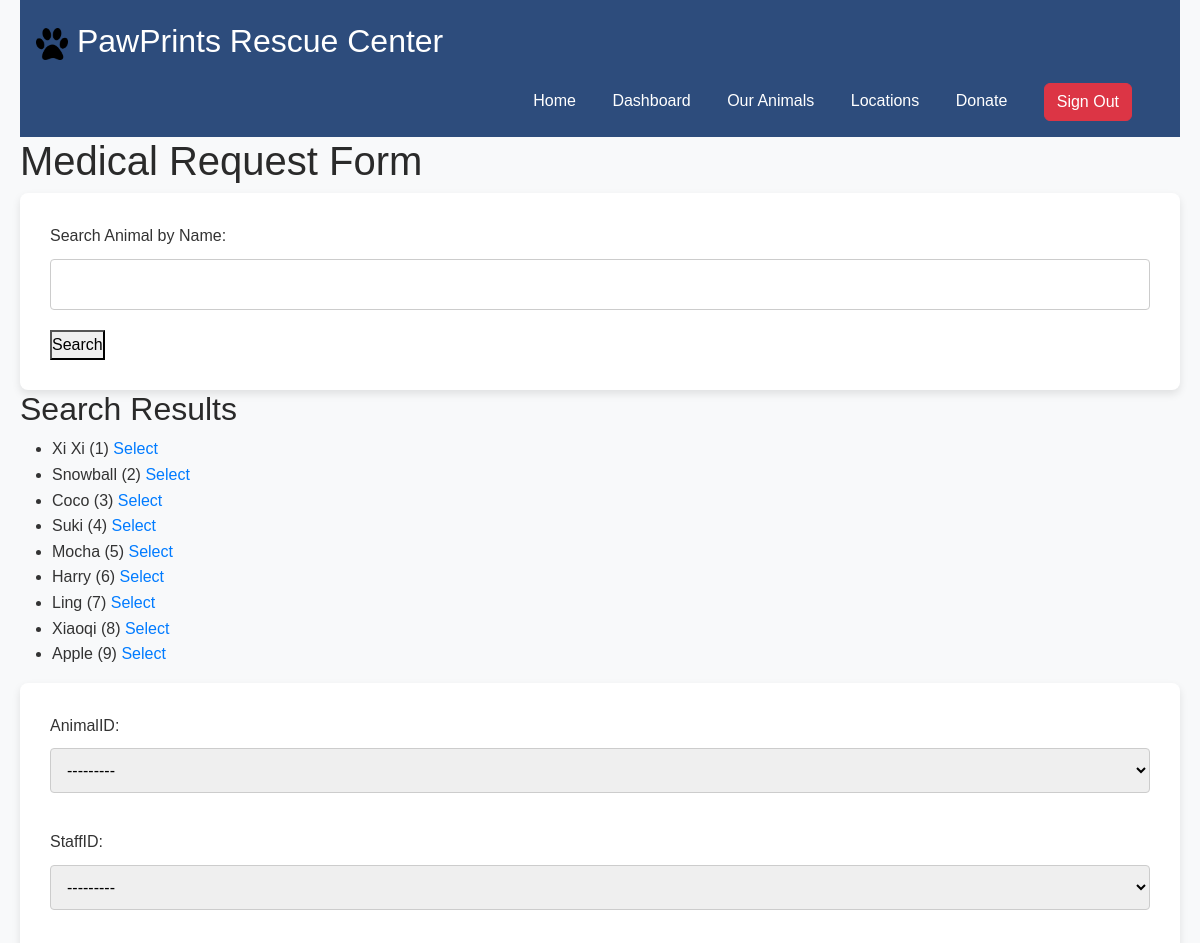
The page /medical-request/ (signed in, upper part) on the database as committed earlier.
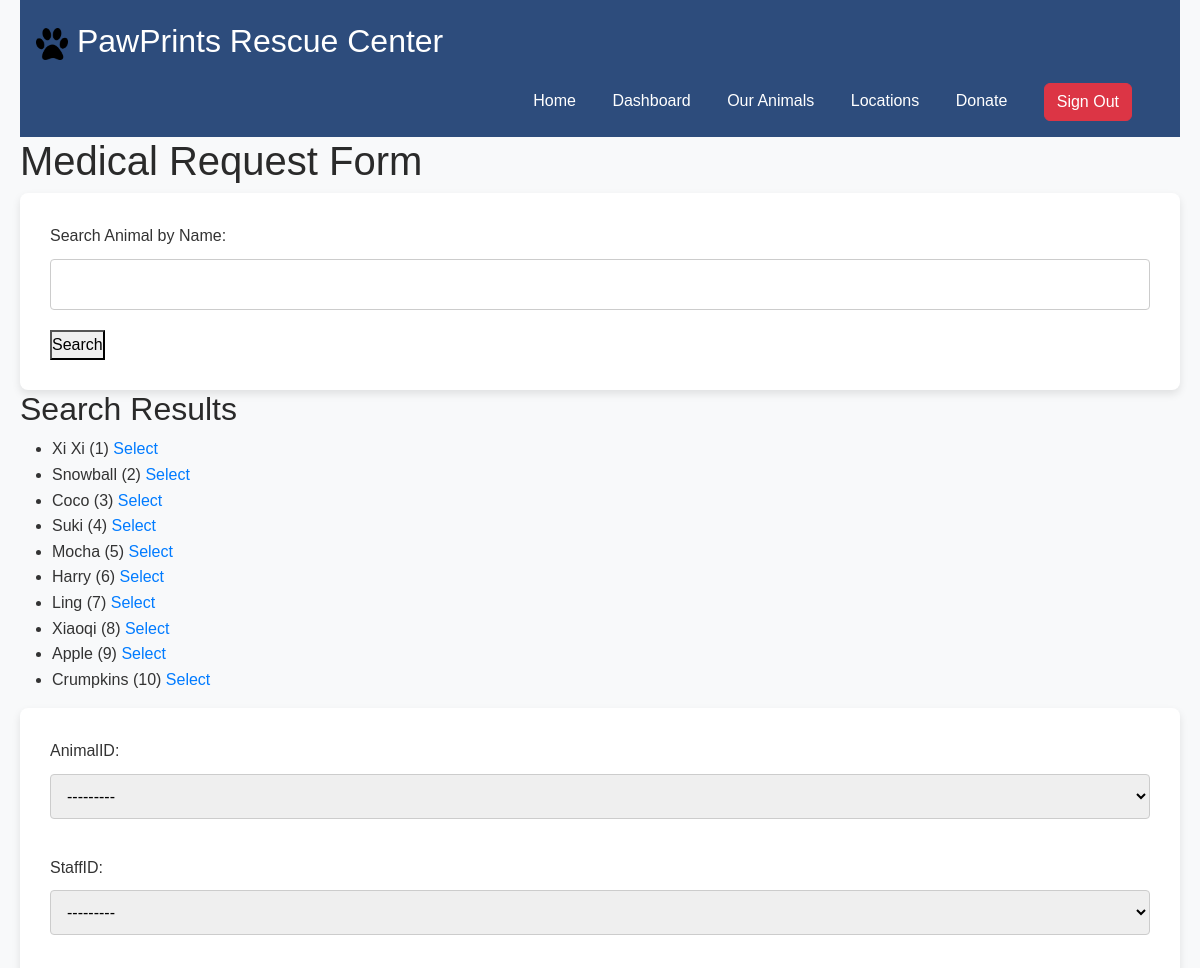
The same page on the database as committed later.
### shelterapp/models.py (models this page shows)
class Animal(models.Model):
    animalID = models.AutoField(primary_key=True)
    name = models.CharField(max_length=100)
    species = models.CharField(max_length=100)
    breed = models.CharField(max_length=100)
    age = models.IntegerField()
    gender = models.CharField(max_length=10)
    dateOfArrival = models.DateField()
    adoptedOrNot = models.IntegerField()
    healthStatus = models.CharField(max_length=100)
    description = models.TextField()
    locationID = models.IntegerField()
    reasonForIntake = models.CharField(max_length=100)
    adoptionFee = models.IntegerField()
    def __str__(self):
        return self.name

### shelterapp/views.py (the view)
# urls.py: path('medical-request/', views.add_med_record, name='add_med_record'),
@login_required(login_url='/')  # Redirect unauthenticated users to home page
def add_med_record(request):
    if not request.user.is_staff:
        return redirect('default_page')  # Redirect to home if the user is not a staff member
    query = request.GET.get('search', '')
    selected_animal = None
    if query:
        animals = Animal.objects.filter(name__icontains=query)  # Search by name
    else:
        animals = Animal.objects.all()  # Default to all animals
    if 'selected_animal' in request.GET:
        selected_animal_id = request.GET.get('selected_animal')
        selected_animal = get_object_or_404(Animal, animalID=selected_animal_id)
    if request.method == 'POST':
        form = MedicalRecordForm(request.POST)
        if form.is_valid():
            form.save()
            return redirect('add_med_record')  # Redirect to a success page or back to the form
    else:
        form = MedicalRecordForm()
    context = {
        'animals': animals,
        'selected_animal': selected_animal,
        'form': form,
    }
    if selected_animal:
        form.initial['animalID'] = selected_animal.animalID
    return render(request, 'add_med_record.html', context)

### shelterapp/forms.py
class MedicalRecordForm(forms.ModelForm):
    class Meta:
        model = CustomUser
        fields = ['username', 'first_name', 'last_name', 'email', 'password1', 'password2', 'phone_number', 'address']
        model = MedicalRecord
        fields = ['animalID', 'staffID', 'diagnosis', 'treatment', 'date', 'note']
        label = {
            'animalID': 'Animal ID',
            'staffID': 'Staff ID',
            'diagnosis': 'Diagnosis',
            'treatment': 'Treatment',
            'date': 'Date',
            'note': 'Note'
        }
        widgets = {
            'dateAdopted': forms.DateInput(attrs={'type': 'date'}),  # Add a date picker
        }

### shelterapp/models.py (called while the page is built)
    def __str__(self):
        return f'{self.user.username} - {self.position}'

### shelterapp/templates/add_med_record.html (shortened to what this page needs)
<!DOCTYPE html>
<html lang="en">
<head>
    <link rel="stylesheet" href="https://cdn.jsdelivr.net/npm/bootstrap@5.3.2/dist/css/bootstrap.min.css">
    {% load static %}
    <link rel="stylesheet" href="{% static 'shelterapp/css/style.css' %}">
</head>
<body>
    <div id="header">
        <a href="{% url 'default_page' %}">
            <p id="title">
                <img src="{% static 'shelterapp/images/' %}pawprint.png" alt="pawprint" id="logo">
                PawPrints Rescue Center
            </p>
        </a>
        {% if user.is_authenticated %}
            <ul id="nav">
                <li><a href="{% url 'default_page' %}">Home</a></li>
                {% if user.is_staff %}
                    <li><a href="{% url 'staff_dashboard' %}">Dashboard</a></li>
                {% else %}
                    <li><a href="{% url 'adopter_dashboard' %}">Dashboard</a></li>
                {% endif %}
                <li><a href="{% url 'view_animals' %}">Our Animals</a></li>
                <li><a href="{% url 'view_shelters' %}">Locations</a></li>
                <li><a href="{% url 'submit_donation' %}">Donate</a></li>
                <li>
                    <form id="logout" method="POST" action="{% url 'user_logout' %}">
                        <button type="submit" class="btn btn-danger w-100">Sign Out</button>
                    </form>
                </li>
            </ul>
        {% endif %}
    </div>
    <h1>Medical Request Form</h1>
    <form method="get" action="">
        <label for="search">Search Animal by Name:</label>
        <input type="text" id="search" name="search" value="{{ request.GET.search }}">
        <button type="submit">Search</button>
    </form>
    <h2>Search Results</h2>
    <ul>
        {% for animal in animals %}
            <li>
                {{ animal.name }} ({{ animal.animalID }})
                <a href="?selected_animal={{ animal.animalID }}">Select</a>
            </li>
        {% endfor %}
    </ul>
    <form method="post">
        {{ form.as_p }}
    </form>
</body>
</html>

Rows that differ between the two databases and show on the page:
added Animal: name "Crumpkins", animalID "10"
